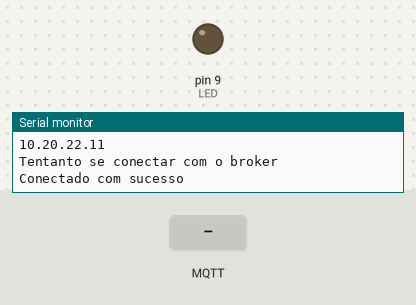
Recording of a sketch running on a simulated Arduino Uno, built for the host (arithmetic inside an expression is 32-bit, double 64-bit). Shown: output pins drawn as LEDs (lit = HIGH), the last lines printed to the serial monitor. Inputs (shaded band) come from the test bench. WiFi joins after 1.5 s; servers stay silent unless stated; no MQTT or app messages arrive unless stated.

Above: at 2.7 s.
2.8 s: MQTT message "ligar" arrives on the first subscribed topic
At 3.6 s:
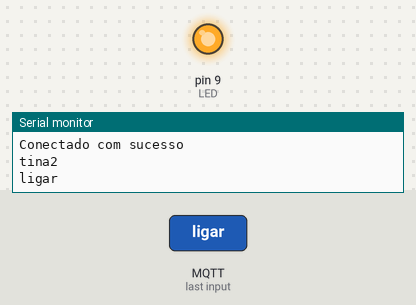
4.3 s: MQTT message "desligar" arrives on the first subscribed topic
At 4.8 s:
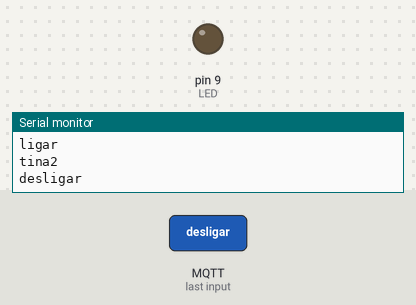
Timing chart, 0 to 7.3 s (numbered marks = the images above; inputs shaded):
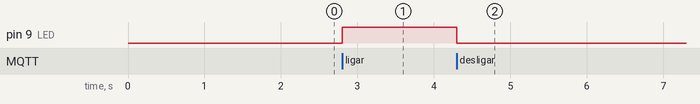

Measured:
- after the input at 2.8 s, pin 9 (LED): LOW → HIGH at once
- after the input at 4.3 s, pin 9 (LED): HIGH → LOW at once

The sketch:

aula20-09.ino
```cpp
#include <SPI.h>
#include <Ethernet.h>
#include <PubSubClient.h>

byte mac[] = {0xDE, 0xED, 0xBA, 0xFE, 0xFE, 0x11};
IPAddress ip(10, 20, 22, 11);
IPAddress server(10, 20, 22, 100);

const int LED = 9;
EthernetClient ethClient;
PubSubClient client(ethClient);

void callback(char* topic, byte* payload, unsigned int length) {
  String msg = "";
  Serial.println(topic);
  Serial.println();

  for (int i=0; i < length; i++) {
    msg.concat((char)payload[i]);
  }

  Serial.println(msg);
  if (msg == "ligar") {
    digitalWrite(LED, HIGH);
  }else if(msg == "desligar"){
    digitalWrite(LED, LOW);
  }
}

void reconnect() {
  while (!client.connected()) {
    Serial.println("Tentanto se conectar com o broker");
    if (client.connect("Arduino11")) {
      Serial.println("Conectado com sucesso");
      client.publish("tina2", "Arduino11 conectado!");
      client.subscribe("tina2");
    }else{
      Serial.println("Não foi possível se conectar ao MQTT Broker");
    }
  }
}

void setup() {
  pinMode(LED, OUTPUT);
  Serial.begin(9600);

  client.setServer(server, 1883);
  client.setCallback(callback);

  Ethernet.begin(mac, ip);
  delay(1500);

  Serial.println(Ethernet.localIP());
}

void loop() {
  if (!client.connected()) {
    reconnect();
  }
  client.loop();

}
```
